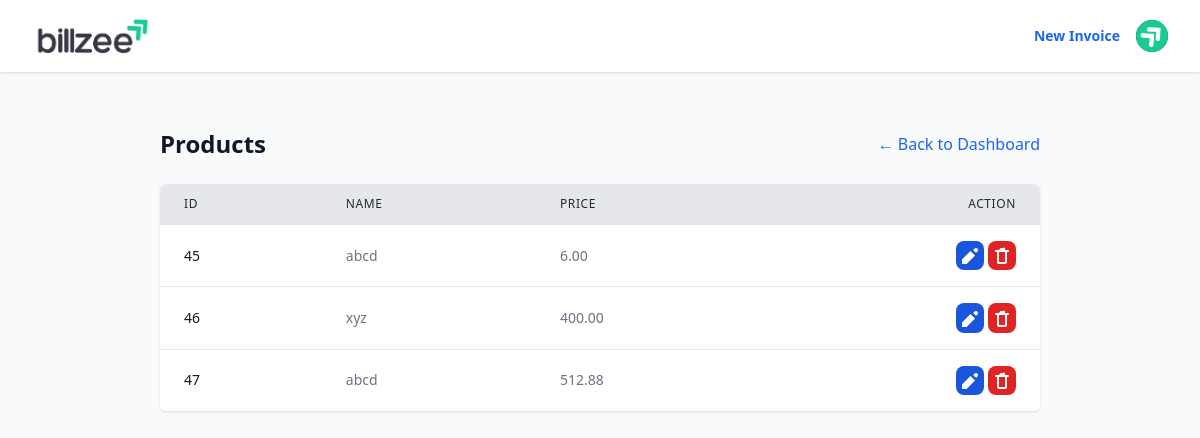
The page /invoices/products/ (signed in) on the database as committed earlier.
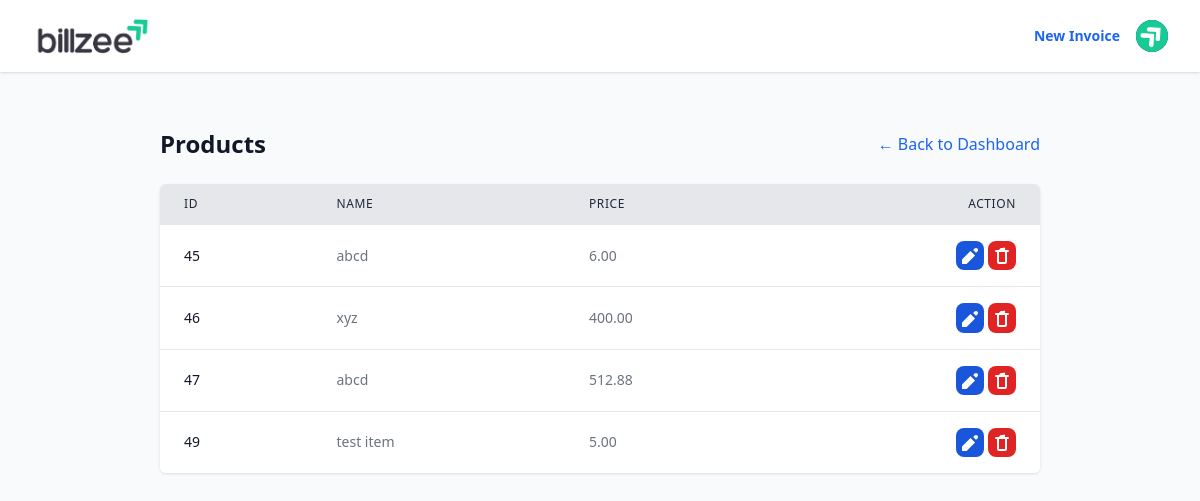
The same page on the database as committed later.
### invoices/models.py (models this page shows, shortened)
class Product(models.Model):
    invoice_item = models.OneToOneField(InvoiceItem, on_delete=models.CASCADE, primary_key=True)
    item_name = models.CharField(max_length=200)
    item_price = models.DecimalField(max_digits=10, decimal_places=2)

### invoices/views.py (the view)
# urls.py: path('products/', views.product_list, name='product_list'),
@login_required
def product_list(request):
    products = Product.objects.all()
    return render(request, 'products/product_list.html', {'products': products, 'title': 'Products'})

### templates/products/product_list.html (shortened to what this page needs)
{% extends 'base.html' %}
{% block content %}
<div class="container mx-auto px-4 py-8">
    <div class="flex justify-between items-center mb-6 lg:mx-14">
        <h1 class="text-2xl font-bold text-gray-900">{{ title }}</h1>
        <a href="{% url 'invoices:dashboard' %}" class="text-md text-blue-600 hover:text-gray-900">
            ← Back to Dashboard
        </a>
    </div>
    {% if products %}
    <div class="bg-white rounded-md shadow overflow-hidden lg:mx-14">
        <table class="min-w-full divide-y divide-gray-200">
            <thead class="bg-gray-200">
                <tr class="border-b-2 border-gray-900">
                    <th scope="col"
                        class="px-6 py-3 text-left text-xs font-medium text-gray-800 uppercase tracking-wider">ID</th>
                    <th scope="col"
                        class="px-6 py-3 text-left text-xs font-medium text-gray-800 uppercase tracking-wider">Name</th>
                    <th scope="col"
                        class="px-6 py-3 text-left text-xs font-medium text-gray-800 uppercase tracking-wider">Price
                    </th>
                    <th scope="col"
                        class="px-6 py-3 text-right text-xs font-medium text-gray-800 uppercase tracking-wider">Action
                    </th>
                </tr>
            </thead>
            <tbody class="bg-white divide-y divide-gray-200">
                {% for product in products %}
                <tr>
                    <td class="px-6 py-4 whitespace-nowrap text-sm font-medium text-gray-900">{{ product.pk }}</td>
                    <td class="px-6 py-4 whitespace-nowrap text-sm text-gray-500">{{ product.item_name }}</td>
                    <td class="px-6 py-4 whitespace-nowrap text-sm text-gray-500">{{ product.item_price }}</td>
                    <td class="px-6 py-4 whitespace-nowrap text-right text-sm font-medium ">
                        <button
                            onclick="openEditModal('{% url 'invoices:product_update' product.pk %}', '{{ product.item_name|escapejs }}', '{{ product.item_price }}')"
                            data-modal-target="authentication-modal" data-modal-toggle="authentication-modal"
                            class="text-white bg-blue-700 hover:bg-blue-800 focus:ring-4 focus:outline-none focus:ring-blue-300 font-medium rounded-lg text-sm p-1 text-center dark:bg-blue-600 dark:hover:bg-blue-700 dark:focus:ring-blue-800">
                            <svg xmlns="http://www.w3.org/2000/svg" class="h-5 w-5 inline-block" viewBox="0 0 20 20"
                                fill="currentColor">
                                <path
                                    d="M17.414 2.586a2 2 0 010 2.828l-1.414 1.414-2.828-2.828 1.414-1.414a2 2 0 012.828 0zM2 13.414V18h4.586l8.486-8.486-4.586-4.586L2 13.414z" />
                            </svg>
                        </button>
                        <form method="POST" action="{% url 'invoices:product_delete' product.pk %}" class="inline-block"
                            onsubmit="return confirm('Are you sure?');">
                            <button type="submit"
                                class="text-white p-1 font-medium rounded-lg text-sm bg-red-600 hover:bg-red-900 focus:ring-4 focus:outline-none focus:ring-red-300 text-center dark:bg-red-600 dark:hover:bg-red-900 dark:focus:ring-red-900"
                                title="Delete">
                                <svg xmlns="http://www.w3.org/2000/svg" class="h-5 w-5 inline-block" viewBox="0 0 20 20"
                                    fill="currentColor">
                                    <path fill-rule="evenodd"
                                        d="M9 2a1 1 0 00-.894.553L7 4H4a1 1 0 000 2h1v10a2 2 0 002 2h6a2 2 0 002-2V6h1a1 1 0 100-2h-3l-.106-.447A1 1 0 0011 2H9zM7 6h6v10H7V6z"
                                        clip-rule="evenodd" />
                                </svg>
                            </button>
                        </form>
                    </td>
                </tr>
                {% endfor %}
            </tbody>
        </table>
    </div>
    {% endif %}
</div>
{% endblock %}

Rows that differ between the two databases and show on the page:
added Product: pk "49", item_name "test item", item_price "5.00"
